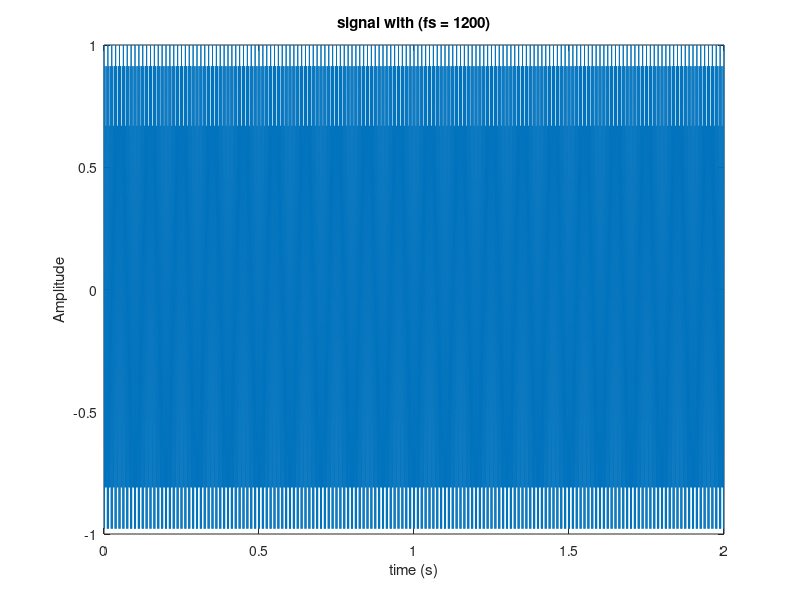
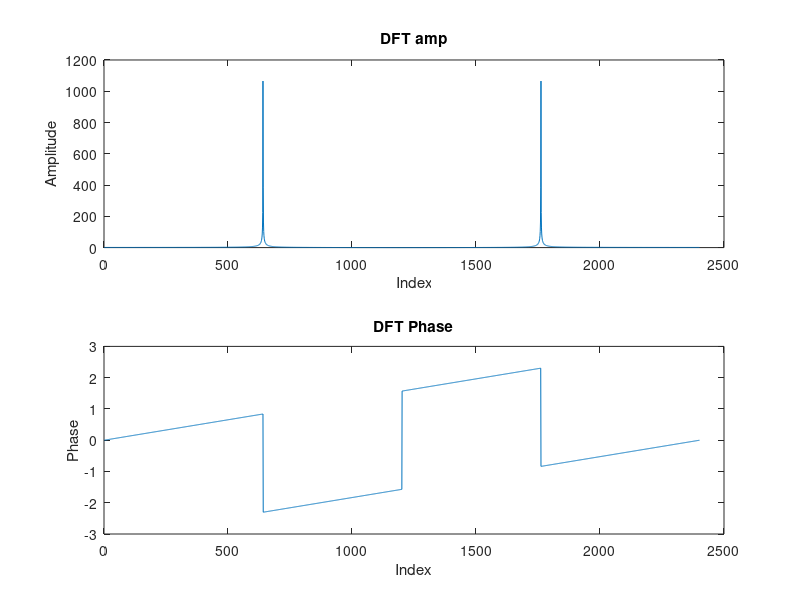
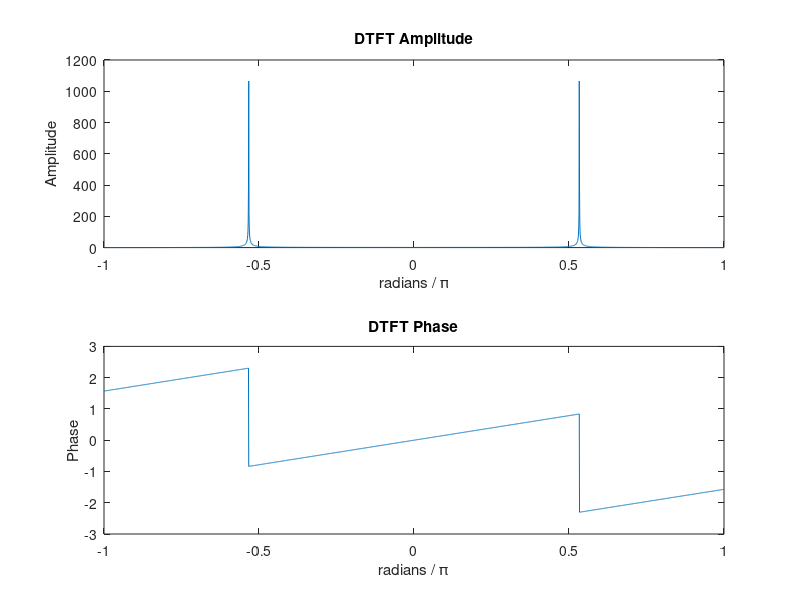
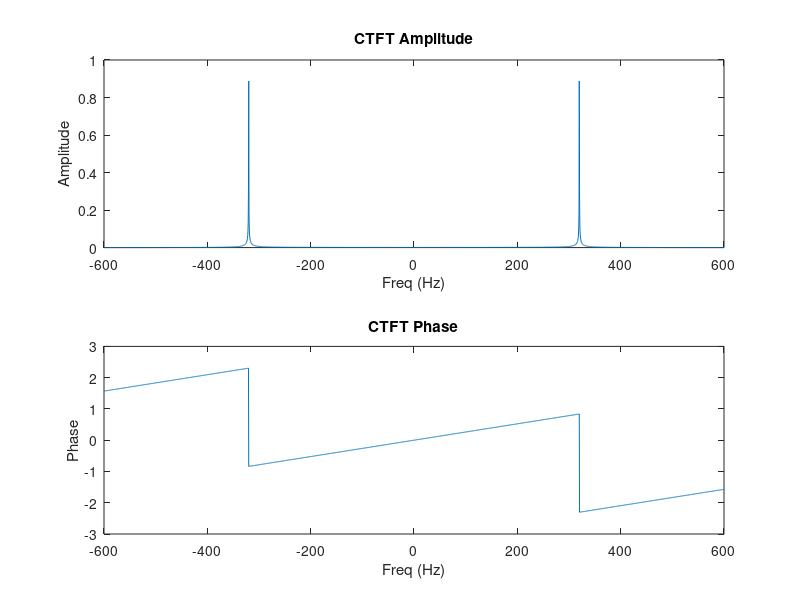

The MATLAB source for these figures, in order:
%% Problem 8

% 8. (a)
fc = 880;
fs = 1200;
I = [0:1/fs:2];
x = cos(2*pi*fc*I);
sound(x, fs);
figure;
plot(I, x);
title('signal with (fs = 1200)');
xlabel('time (s)');
ylabel('Amplitude');
saveas(gcf, 'Q8a.png');

% 8. (b)
[col, row] = size(x);
y = fft(x, row);
figure;
subplot(2,1,1);
plot(abs(y));
title('DFT amp')
xlabel('Index');
ylabel('Amplitude');
subplot(2,1,2);
plot(angle(y));
title('DFT Phase')
xlabel('Index');
ylabel('Phase');
saveas(gcf, 'Q8b.png');

N = row;
w = 2*pi * (0:(N-1)) / N;
w2 = fftshift(w);
w3 = unwrap(w2 - 2*pi);
figure;
subplot(2,1,1);
plot(w3/pi, abs(fftshift(y)));
title('DTFT Amplitude')
xlabel('radians / \pi');
ylabel('Amplitude');
subplot(2,1,2);
plot(w3/pi, angle(fftshift(y)));
title('DTFT Phase')
xlabel('radians / \pi');
ylabel('Phase');
saveas(gcf, 'Q8c.png');

y = y / fs;
figure;
subplot(2,1,1);
plot(w3/pi*fs/2, abs(fftshift(y)));
title('CTFT Amplitude')
xlabel('Freq (Hz)');
ylabel('Amplitude');
subplot(2,1,2);
plot(w3/pi*fs/2, angle(fftshift(y)));
title('CTFT Phase')
xlabel('Freq (Hz)');
ylabel('Phase');
saveas(gcf, 'Q8d.png');
